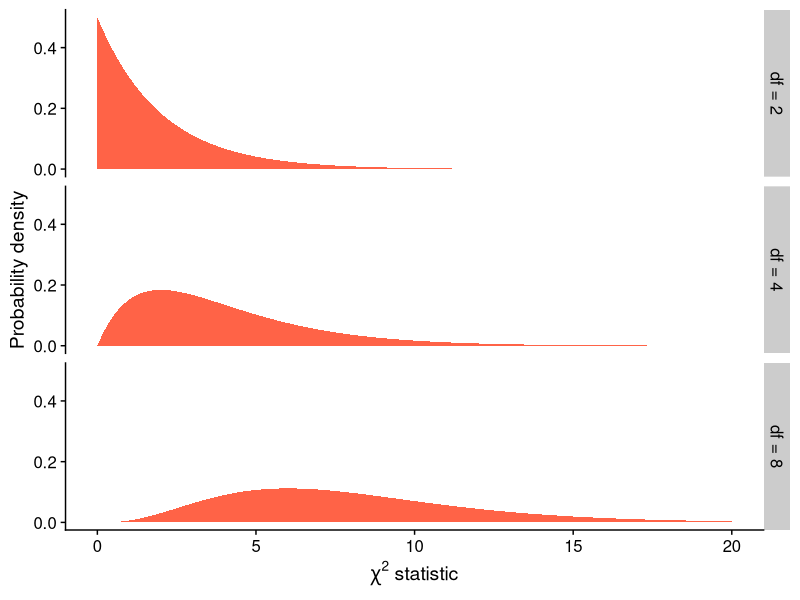
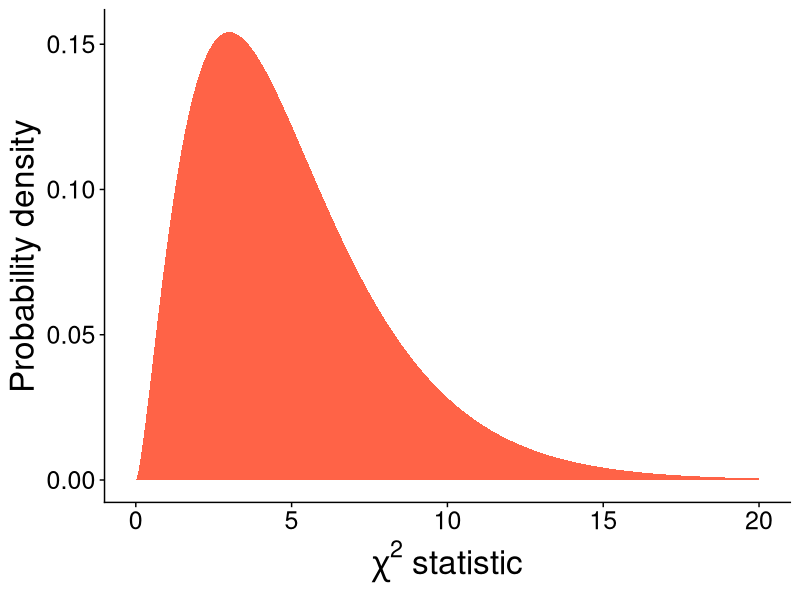
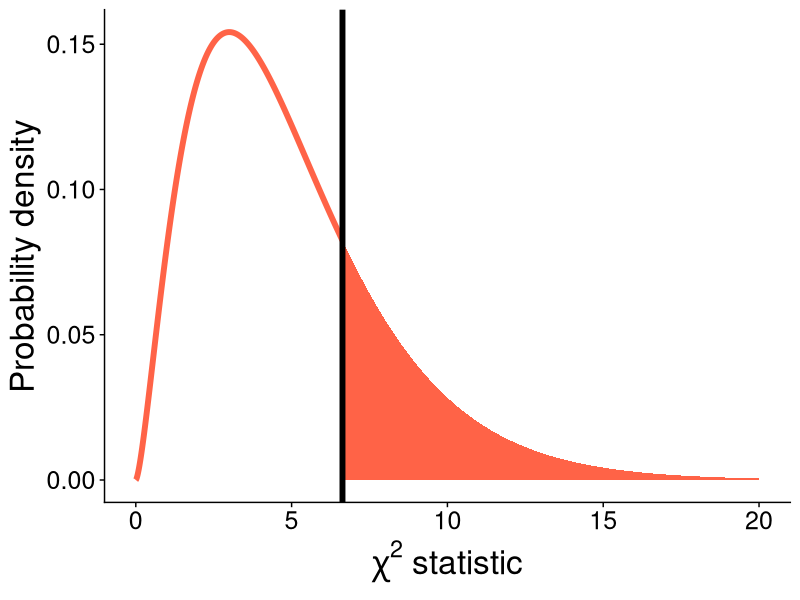
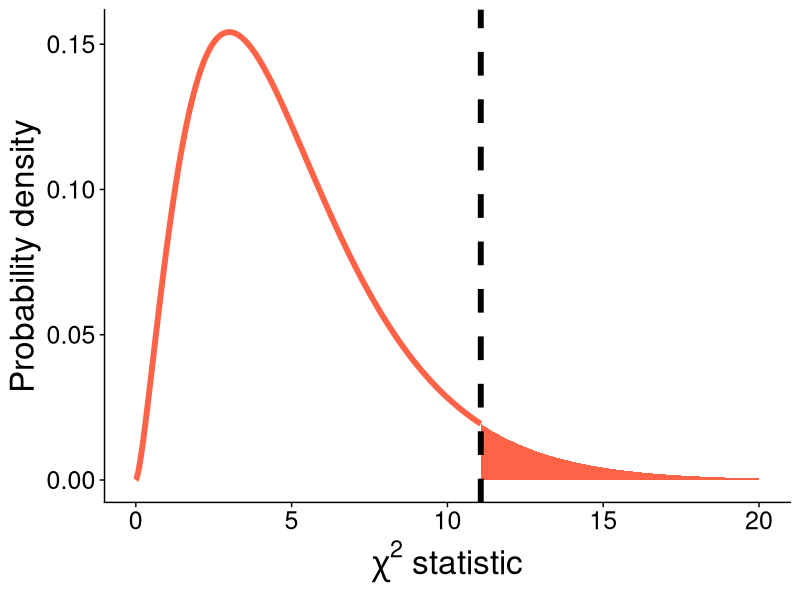
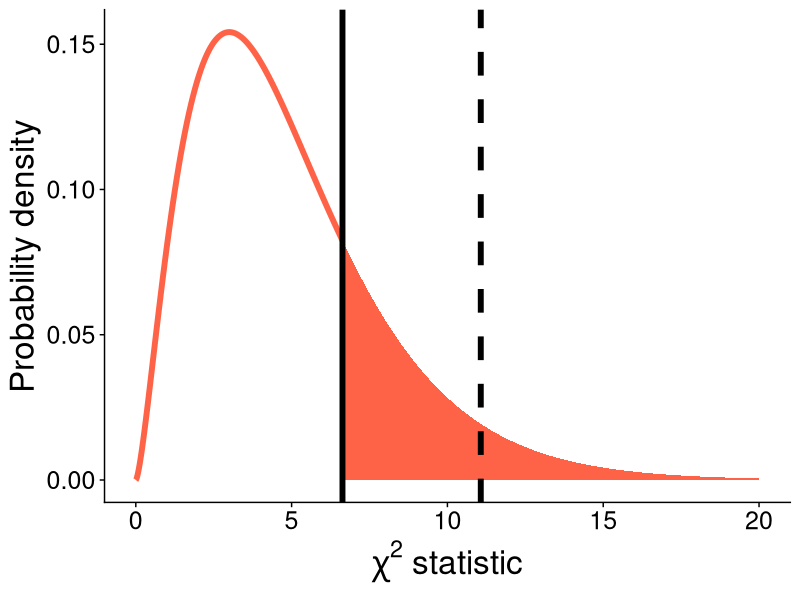
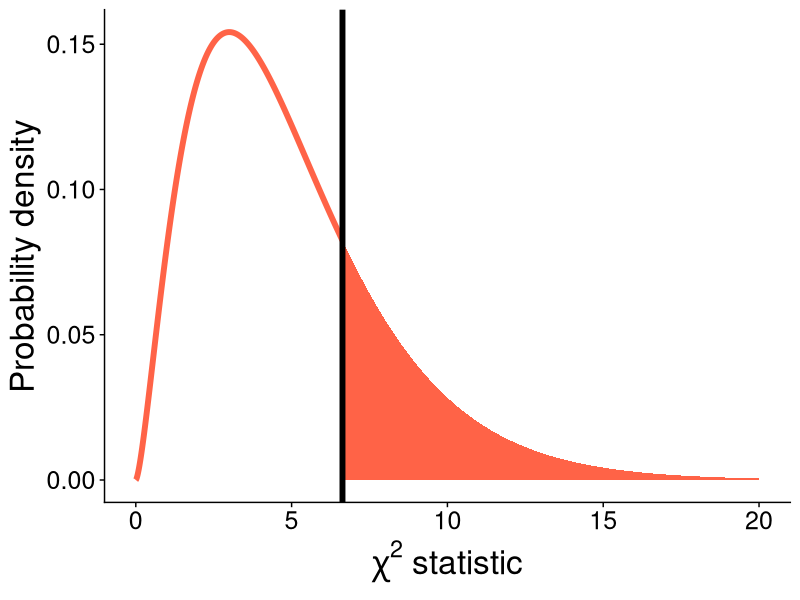

Write R code to recreate these figures, in order.
## ---- chunk 1
knitr::opts_chunk$set(echo = FALSE, warning = FALSE,
                      message = FALSE, eval = TRUE)

library(cowplot)
library(ggplot2)
library(dplyr)
library(viridis)
library(glue)
library(stringr)
library(tidyr)
## ---- chunk 2
tibble(
  Color = c("Blue", "Orange", "Green", "Yellow", "Red", "Brown"),
  Proportion = c("0.24", "0.20", "0.16", "0.14", "0.13", "0.13"),
  `Expected A` = rep(35, 6),
  `Expected B` = c(24, 20, 16, 14, 13, 13),
  `Expected C` = c("50.4", "42.0", "33.6", "29.4", "27.3", "27.3")
) %>%
  knitr::kable(align = "lcccc")
## ---- chunk 3
E <- 210 * c(0.24, 0.20, 0.16, 0.14, 0.13, 0.13)
O <- c(43, 40, 37, 37, 33, 20)
## ---- chunk 4
df <- crossing(
  x = seq(0, 20, 0.01),
  df = c(2, 4, 8)
) %>%
  mutate(y = dchisq(x, df), panel = str_c("df = ", df))

ggplot(df, aes(x, y)) +
  facet_grid(rows = vars(panel)) +
  geom_area(fill = "tomato") +
  xlab(expression(chi^2~statistic)) +
  ylab("Probability density") +
  theme_cowplot() +
  scale_y_continuous(n.breaks = 4)
## ---- chunk 5
df <- tibble(
  Expected = c(60, 60, 60),
  Observed = c(57, 62, 61),
  `$\\chi^2_i$` = (Observed - Expected) ^ 2 / Expected
)

knitr::kable(df, escape = FALSE, align = rep("c", 3),
             digits = 3)

df$chisq <- df$`$\\chi^2_i$`
## ---- chunk 6
df <- tibble(
  Expected = c(40, 40, 40, 40),
  Observed = c(41, 33, 44, 42),
  `$\\chi^2_i$` = (Observed - Expected) ^ 2 / Expected
)

knitr::kable(df, escape = FALSE, align = rep("c", 3),
             digits = 3)

df$chisq <- df$`$\\chi^2_i$`
## ---- chunk 7
df <- tibble(
  Expected = c(60, 60, 60),
  Observed = c(57, 62, 61),
  `$\\chi^2_i$` = (Observed - Expected) ^ 2 / Expected
)

knitr::kable(df, escape = FALSE, align = rep("c", 3),
             digits = 3)

df$chisq <- df$`$\\chi^2_i$`
## ---- chunk 8
df <- tibble(
  Expected = c(600, 600, 600),
  Observed = c(570, 620, 610),
  `$\\chi^2_i$` = (Observed - Expected) ^ 2 / Expected
)

knitr::kable(df, escape = FALSE, align = rep("c", 3),
             digits = 3)

df$chisq <- df$`$\\chi^2_i$`
## ---- chunk 9
df <- tibble(
  x = seq(0, 20, 0.01),
  y = dchisq(x, 5)
)

gp <- ggplot(df, aes(x, y)) +
  geom_area(fill = "tomato") +
  xlab(expression(chi^2~statistic)) +
  ylab("Probability density") +
  theme_cowplot() +
  theme(
    strip.text = element_text(size = 18),
    axis.text = element_text(size = 18),
    axis.title = element_text(size = 24),
    title = element_text(size = 24)
  )

gp
## ---- chunk 10
mm_test_stat <- sum((O - E) ^ 2 / E)

gp +
  geom_area(data = filter(df, x < mm_test_stat), fill = "white",
            size = 2, color = "tomato") +
  geom_vline(xintercept = mm_test_stat, size = 2)
## ---- chunk 11
qchisq(0.05,
       df = 5,
       lower.tail = FALSE)
## ---- chunk 12
mm_crit_stat <- qchisq(0.05, 5, lower.tail = FALSE)

gp +
  geom_area(data = filter(df, x < mm_crit_stat), fill = "white",
            size = 2, color = "tomato") +
  geom_vline(xintercept = mm_crit_stat, size = 2, linetype = "dashed")
## ---- chunk 13
mm_crit_stat <- qchisq(0.05, 5, lower.tail = FALSE)

gp +
  geom_area(data = filter(df, x < mm_test_stat), fill = "white",
            size = 2, color = "tomato") +
  geom_vline(xintercept = mm_test_stat, size = 2) +
  geom_vline(xintercept = mm_crit_stat, size = 2, linetype = "dashed")
## ---- chunk 14
pchisq(q = 6.632544,
       df = 5,
       lower.tail = FALSE)
## ---- chunk 15
p_value <- pchisq(mm_test_stat, df = 5, lower.tail = FALSE)
## ---- chunk 16
chisq.test(x = c(43, 40, 37, 37, 33, 20),
           p = c(0.24, 0.20, 0.16, 0.14, 0.13, 0.13))
## ---- chunk 17
E <- 210 * c(0.24, 0.20, 0.16, 0.14, 0.13, 0.13)
O <- c(43, 40, 37, 37, 33, 20)
## ---- chunk 18
mm_test_stat <- sum((O - E) ^ 2 / E)

df <- tibble(
  x = seq(0, 20, 0.01),
  y = dchisq(x, 5)
)

gp <- ggplot(df, aes(x, y)) +
  geom_area(fill = "tomato") +
  xlab(expression(chi^2~statistic)) +
  ylab("Probability density") +
  theme_cowplot() +
  theme(
    strip.text = element_text(size = 18),
    axis.text = element_text(size = 18),
    axis.title = element_text(size = 24),
    title = element_text(size = 24)
  )

gp +
  geom_area(data = filter(df, x < mm_test_stat), fill = "white",
            size = 2, color = "tomato") +
  geom_vline(xintercept = mm_test_stat, size = 2)
## ---- chunk 19
pchisq(q = 6.632544,
       df = 5,
       lower.tail = FALSE)
## ---- chunk 20
chi2_test_stat <- 0.127
df <- 1

pchisq(chi2_test_stat, df, lower.tail = FALSE)
## ---- chunk 21
dat <- matrix(c(1, 5, 2, 16), nrow = 2)
dat
## ---- chunk 22
# simpler to use the built-in chi-squared test function
chisq.test(dat)
## ---- chunk 23
dat <- matrix(c(127, 1022, 934, 9336), nrow = 2)
dat
## ---- chunk 24
chisq.test(dat)
## ---- chunk 25
dat <- matrix(c(127, 1022, 934, 9336), nrow = 2)
dat
## ---- chunk 26
chisq.test(dat)
## ---- chunk 27
ci95logLo <- log(1.242) - 0.196
ci95logHi <- log(1.242) + 0.196

# convert back to linear (not log) measurements
exp(c(ci95logLo, ci95logHi))
## ---- chunk 28
# make the contingency table in R
d <- matrix(c(127, 1022, 934, 9336), nrow = 2)
## ---- chunk 29
fisher.test(d)
